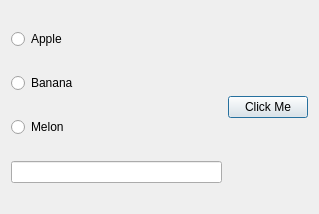
<?xml version="1.0" encoding="UTF-8"?>
<ui version="4.0">
 <class>Dialog</class>
 <widget class="QDialog" name="Dialog">
  <property name="geometry">
   <rect>
    <x>0</x>
    <y>0</y>
    <width>319</width>
    <height>214</height>
   </rect>
  </property>
  <property name="windowTitle">
   <string>Dialog</string>
  </property>
  <layout class="QHBoxLayout" name="horizontalLayout_2">
   <item>
    <layout class="QHBoxLayout" name="horizontalLayout">
     <item>
      <layout class="QVBoxLayout" name="verticalLayout">
       <item>
        <widget class="QRadioButton" name="radioButton">
         <property name="text">
          <string>Apple</string>
         </property>
        </widget>
       </item>
       <item>
        <widget class="QRadioButton" name="radioButton_2">
         <property name="text">
          <string>Banana</string>
         </property>
        </widget>
       </item>
       <item>
        <widget class="QRadioButton" name="radioButton_3">
         <property name="text">
          <string>Melon</string>
         </property>
        </widget>
       </item>
       <item>
        <widget class="QLineEdit" name="lineEdit"/>
       </item>
      </layout>
     </item>
     <item>
      <widget class="QPushButton" name="pushButton">
       <property name="text">
        <string>Click Me</string>
       </property>
      </widget>
     </item>
    </layout>
   </item>
  </layout>
 </widget>
 <resources/>
 <connections/>
</ui>
